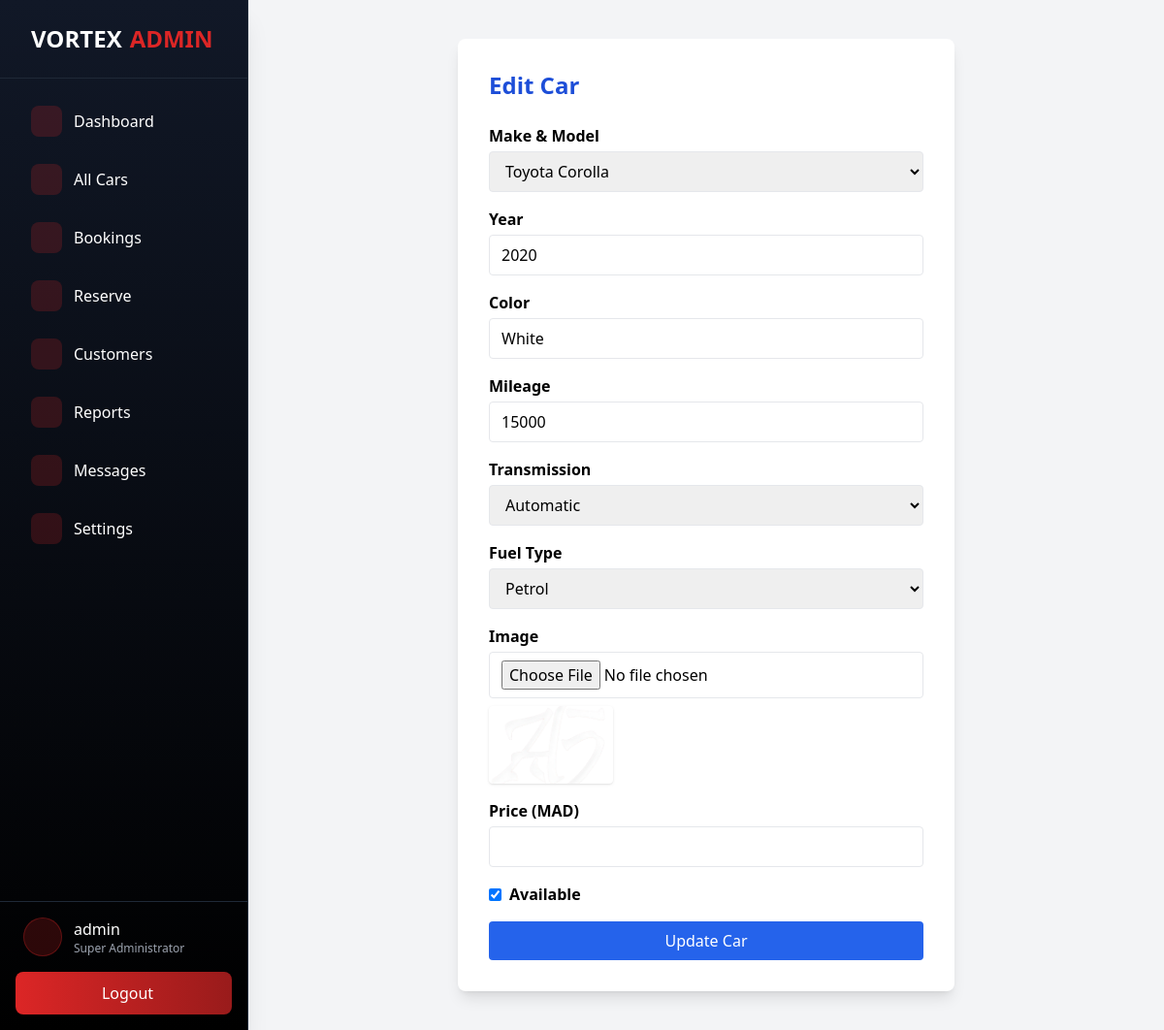
The page /car_edit.php?id=1 (signed in) on the database its author committed.
### tables this page shows
CREATE TABLE `cars` (
  `id` int NOT NULL AUTO_INCREMENT,
  `car_model_id` int NOT NULL,
  `year` int NOT NULL,
  `color` varchar(30) DEFAULT NULL,
  `mileage` int DEFAULT NULL,
  `transmission` enum('automatic','manual') NOT NULL,
  `fuel_type` enum('petrol','diesel','electric','hybrid') NOT NULL,
  `available` tinyint(1) DEFAULT '1',
  `daily_rate` decimal(10,2) DEFAULT '100.00',
  `created_at` timestamp NOT NULL DEFAULT CURRENT_TIMESTAMP,
  `image_url` varchar(255) DEFAULT NULL,
  PRIMARY KEY (`id`),
  KEY `car_model_id` (`car_model_id`),
  CONSTRAINT `cars_ibfk_1` FOREIGN KEY (`car_model_id`) REFERENCES `car_models` (`id`) ON DELETE CASCADE
);

CREATE TABLE `car_models` (
  `id` int NOT NULL AUTO_INCREMENT,
  `make` varchar(50) NOT NULL,
  `model` varchar(50) NOT NULL,
  PRIMARY KEY (`id`),
  UNIQUE KEY `make` (`make`,`model`)
);

### car_edit.php (the view, shortened to what this page needs)
<?php
require_once 'db.php';
$id = intval($_GET['id'] ?? 0);
$models = [];
$res = $conn->query("SELECT id, make, model FROM car_models ORDER BY make, model");
while ($row = $res->fetch_assoc()) {
    $models[] = $row;
}
$stmt = $conn->prepare("SELECT * FROM cars WHERE id = ?");
$stmt->bind_param("i", $id);
$stmt->execute();
$result = $stmt->get_result();
$car = $result->fetch_assoc();
?>
<!DOCTYPE html>
<html>
<head>
    <script src="https://cdn.tailwindcss.com"></script>
</head>
<body class="bg-gray-100 min-h-screen flex">
    <?php include 'sidebar.php'; ?>
    <main class="flex-1 flex flex-col items-center justify-center p-10">
        <div class="bg-white shadow-lg rounded-lg p-8 w-full max-w-lg">
            <h1 class="text-2xl font-bold mb-6 text-blue-700">Edit Car</h1>
            <form method="post" class="space-y-4" enctype="multipart/form-data" id="carForm">
                <div>
                    <label class="block mb-1 font-semibold">Make & Model</label>
                    <select name="car_model_id" class="w-full border rounded px-3 py-2" required>
                        <?php foreach ($models as $m): ?>
                            <option value="<?php echo $m['id']; ?>" <?php if ($car['car_model_id'] == $m['id']) echo 'selected'; ?>>
                                <?php echo htmlspecialchars($m['make'] . ' ' . $m['model']); ?>
                            </option>
                        <?php endforeach; ?>
                    </select>
                </div>
                <div>
                    <label class="block mb-1 font-semibold">Year</label>
                    <input type="number" name="year" class="w-full border rounded px-3 py-2" required value="<?php echo htmlspecialchars($car['year']); ?>">
                </div>
                <div>
                    <label class="block mb-1 font-semibold">Color</label>
                    <input type="text" name="color" class="w-full border rounded px-3 py-2" value="<?php echo htmlspecialchars($car['color']); ?>">
                </div>
                <div>
                    <label class="block mb-1 font-semibold">Mileage</label>
                    <input type="number" name="mileage" class="w-full border rounded px-3 py-2" value="<?php echo htmlspecialchars($car['mileage']); ?>">
                </div>
                <div>
                    <label class="block mb-1 font-semibold">Transmission</label>
                    <select name="transmission" class="w-full border rounded px-3 py-2" required>
                        <option value="automatic" <?php if ($car['transmission'] == 'automatic') echo 'selected'; ?>>Automatic</option>
                    </select>
                </div>
                <div>
                    <label class="block mb-1 font-semibold">Fuel Type</label>
                    <select name="fuel_type" class="w-full border rounded px-3 py-2" required>
                        <option value="petrol" <?php if ($car['fuel_type'] == 'petrol') echo 'selected'; ?>>Petrol</option>
                    </select>
                </div>
                <div>
                    <label class="block mb-1 font-semibold">Image</label>
                    <input type="file" name="image" accept="image/*" class="w-full border rounded px-3 py-2">
                    <div id="imagePreview" class="mt-2">
                        <?php if (!empty($car['image_url'])): ?>
                            <img src="<?php echo htmlspecialchars($car['image_url']); ?>" class="w-32 h-20 object-cover rounded shadow">
                        <?php endif; ?>
                    </div>
                </div>
                <div>
                    <label class="block mb-1 font-semibold">Price (MAD)</label>
                    <input type="number" step="0.01" min="0" name="price_mad" class="w-full border rounded px-3 py-2" value="<?php echo htmlspecialchars($car['price_mad'] ?? ''); ?>">
                </div>
                <div class="flex items-center">
                    <input type="checkbox" name="available" id="available" class="mr-2" <?php if ($car['available']) echo 'checked'; ?>>
                    <label for="available" class="font-semibold">Available</label>
                </div>
                <div>
                    <button type="submit" class="w-full bg-blue-600 text-white py-2 rounded hover:bg-blue-700 transition">Update Car</button>
                </div>
            </form>
        </div>
    </main>
</body>
</html>

### rows shown on the page
cars: car_model_id "Toyota Corolla", year "2020", color "White", mileage "15000", transmission "Automatic", fuel_type "Petrol", image_url (picture), available "☑"

### other values the page prints
$display_name "admin"
